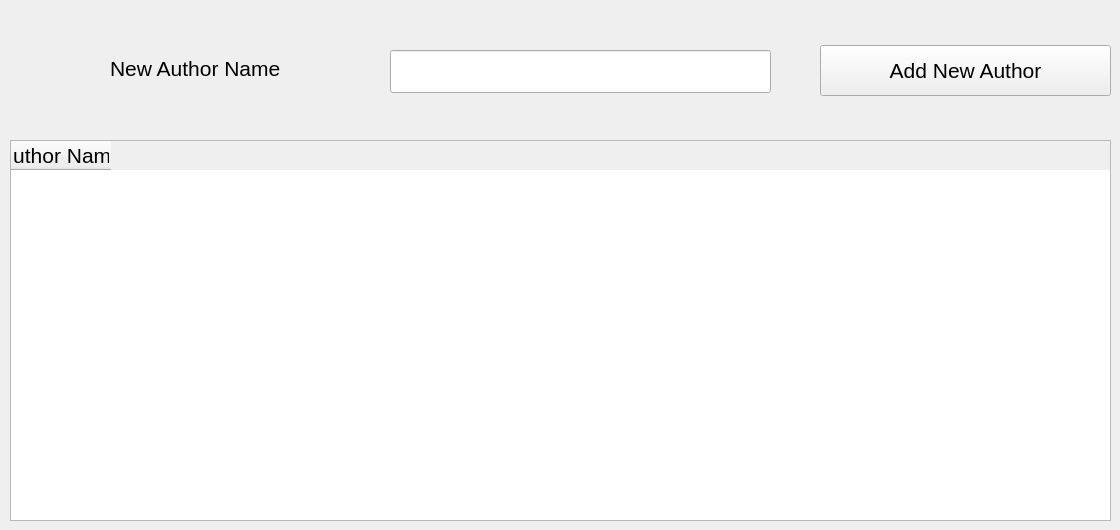
      <widget class="QWidget" name="author">
       <attribute name="title">
        <string>Author</string>
       </attribute>
       <widget class="QLineEdit" name="new_author_lineEdit">
        <property name="geometry">
         <rect>
          <x>390</x>
          <y>50</y>
          <width>381</width>
          <height>43</height>
         </rect>
        </property>
        <property name="font">
         <font>
          <pointsize>16</pointsize>
         </font>
        </property>
       </widget>
       <widget class="QPushButton" name="add_new_author_pushButton">
        <property name="geometry">
         <rect>
          <x>820</x>
          <y>45</y>
          <width>291</width>
          <height>51</height>
         </rect>
        </property>
        <property name="font">
         <font>
          <pointsize>16</pointsize>
         </font>
        </property>
        <property name="text">
         <string>Add New Author</string>
        </property>
       </widget>
       <widget class="QTableWidget" name="tableWidget_3">
        <property name="geometry">
         <rect>
          <x>10</x>
          <y>140</y>
          <width>1101</width>
          <height>381</height>
         </rect>
        </property>
        <property name="sizeIncrement">
         <size>
          <width>0</width>
          <height>0</height>
         </size>
        </property>
        <property name="font">
         <font>
          <pointsize>16</pointsize>
         </font>
        </property>
        <column>
         <property name="text">
          <string>Author Name</string>
         </property>
        </column>
       </widget>
       <widget class="QLabel" name="new_author_name_label">
        <property name="geometry">
         <rect>
          <x>110</x>
          <y>50</y>
          <width>247</width>
          <height>37</height>
         </rect>
        </property>
        <property name="font">
         <font>
          <pointsize>16</pointsize>
         </font>
        </property>
        <property name="text">
         <string>New Author Name</string>
        </property>
       </widget>
      </widget>
